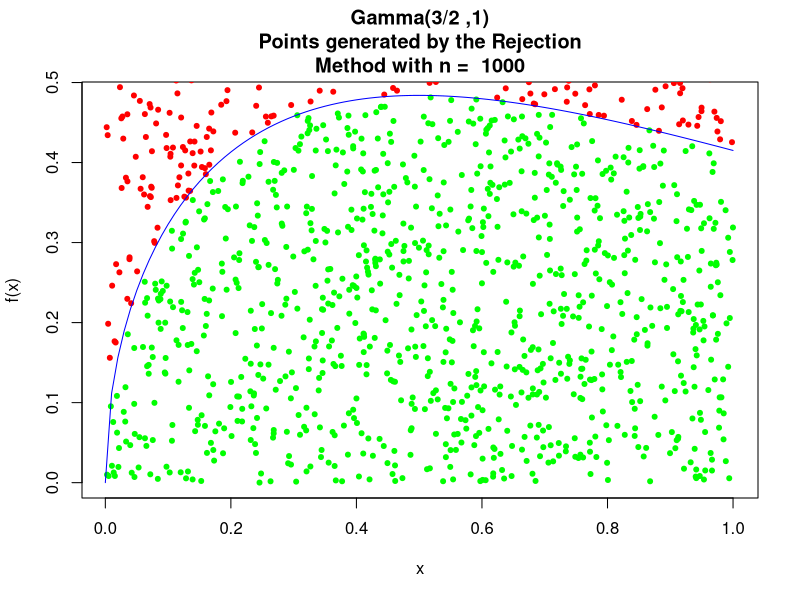
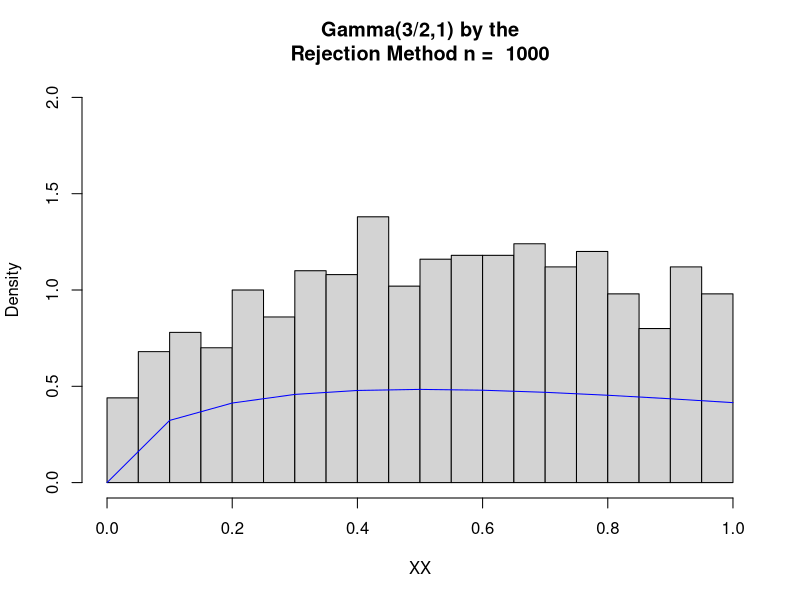
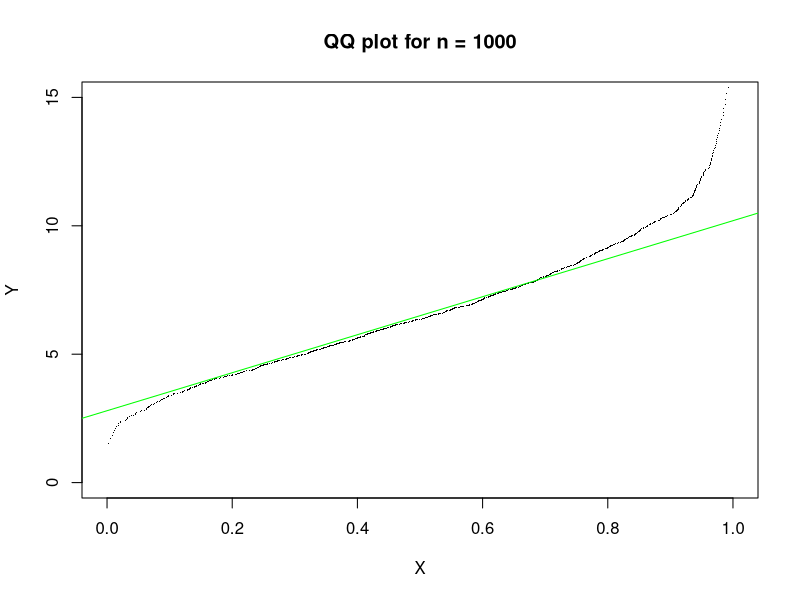
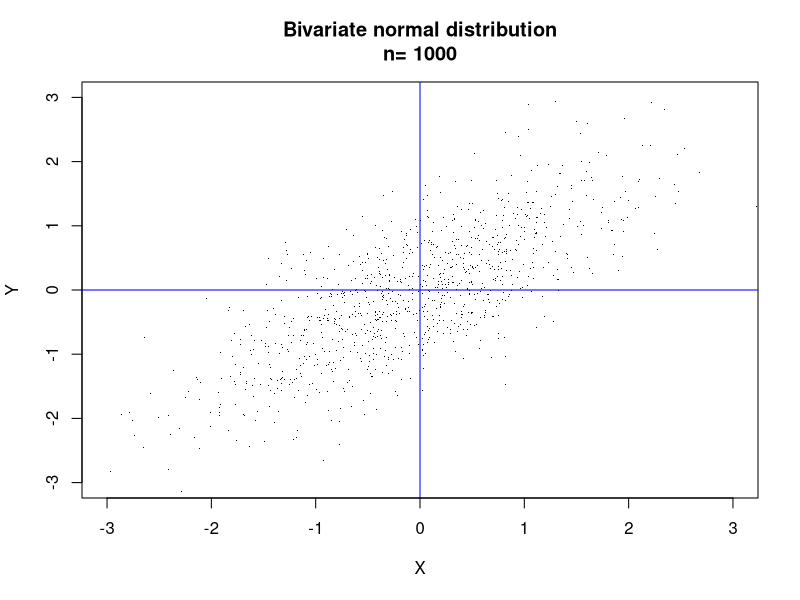
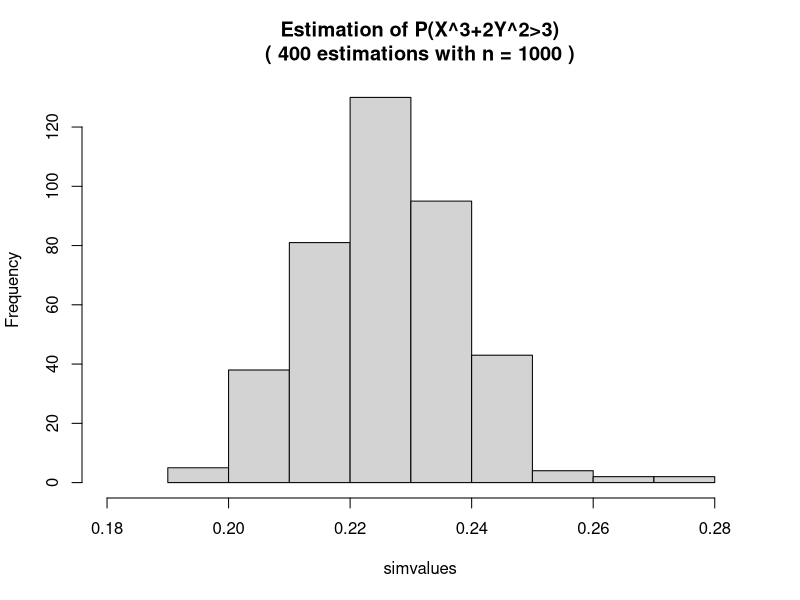

The R script that drew these images, in order:
# Victor Malheiro

##### 1st Part of the Assignment


## Rejection Method with Gamma dist.(3/2,1)

reject.gamma <- function(nvals)
{
  x.accept <- NULL
  u.accept <- NULL
  nx <- 0
  x.rejected <- NULL
  u.rejected <- NULL
  nrejected <- 0
  while(nx < nvals) 
    {
    Y <- runif(1)
    Z <- runif(1)
    U <- runif(1,0,(3*(sqrt(3/(2*pi*exp(1))))*(2/3)*(exp(-((2/3)*Z)))))
    if(U <= ((2/sqrt(pi))*(Y^(1/2))*(exp(-Y)))) 
       {
      nx <- nx + 1
      x.accept[nx] <- Y
      u.accept[nx] <- U
       } 
      else 
        {
      nrejected <- nrejected + 1
      x.rejected[nrejected] <- Y
      u.rejected[nrejected] <- U
        }
     }
  plot(x.accept,u.accept,pch=20,col="green",xlab="x",ylab="f(x)",main=paste("Gamma(3/2 ,1)\nPoints generated by the Rejection\nMethod with n = ",nvals))
  lines(x.rejected,u.rejected,pch=20,col="red",type="p")
	x.val <- seq(0,1,0.01)
	lines(x.val,dgamma(x.val,(3/2),1),col="blue")
  return(x.accept)
}

nvals <- 1000
XX <- reject.gamma(nvals)

hist(XX,breaks=20,prob=TRUE,xlim=c(0,1),ylim=c(0,2),main=paste("Gamma(3/2,1) by the\nRejection Method n = ",nvals))
x.val <- seq(0,1,0.1)
lines(x.val,dgamma(x.val,(3/2),1),col="blue")

## QQ plot

quantiles.pop <- qgamma(seq(1/nvals, 1, by = 1/nvals),shape = 7)
qq <- cbind(sort(XX), quantiles.pop)
plot(qq, pch=".", xlim=c(0,1), ylim=c(0,15), xlab="X", ylab="Y", main=paste("QQ plot for n =",nvals))
abline(2.8,7.4,col="green")



##### 2nd Part of the Assignment
## Monte Carlo Method

# simulation of a point of bivariate normal distribution
polar.normal <- function(nvals)
{
  x <- NULL
  nx <- 0
  while(nx < nvals) {
    U1 <- runif(1)
    U2 <- runif(1)
    V1 <- 2*U1-1
    V2 <- 2*U2-1
    W = V1^2 + V2^2
    if( W <= 1) {
      C <- sqrt(-2*log(W)/W)
      x[nx+1] <- C * V1
      x[nx+2] <- C * V2
      nx <- nx + 2
    }
  }
  x
}


rbinorm <- function(mu,vmat)
{
  Z <- polar.normal(2)
  S <- t(chol(vmat))
  X <- mu + S %*% Z
  X
}


rbinorm.n <- function(nvals,mu,vmat)
{
  X1 <- NULL
  X2 <- NULL
  for(i in 1:nvals) {
    X <- rbinorm(mu,vmat)
    X1[i] <- X[1,1]
    X2[i] <- X[2,1]
  }
  cbind(X1,X2)
}


n <- 1000
mu <- c(0,0)
vmat <- matrix(c(1,0.75,0.75,1),2,2)
xy <- rbinorm.n(n,mu,vmat)


plot(xy, pch=".", xlim=c(-3,3), ylim=c(-3,3), xlab="X", ylab="Y", main=paste("Bivariate normal distribution\nn=",n))
abline(h=0,col="blue")
abline(v=0,col="blue")


# computing of the probability

gera.binorm <- function(nvals,ro)
{
  x <- polar.normal(nvals)
  yy <- polar.normal(nvals)
  y <- ro*x + yy*sqrt(1-ro^2)
  return(cbind(x,y))
}


mean.estimated <- function(nvals,ro) {
  IA.xy <- gera.binorm(nvals,ro)
  X <- IA.xy[,1]
  Y <- IA.xy[,2]
  aux <- (X^3)+(2*(Y^2)) > 3
  return(sum(aux)/nvals)
}


monte.carlo <- function(nreps,nvals,ro) {
  estimativas <- NULL
  for (i in 1:nreps){
    estimativas[i] <- mean.estimated(nvals,ro)
  }
  return(estimativas)
}

ro <- 0.75
nreps <- 400
nvals <- 1000
simvalues <- monte.carlo(nreps,nvals,ro)
hist(simvalues, xlim=c(min(simvalues)-0.01,max(simvalues)+0.01), main=paste("Estimation of P(X^3+2Y^2>3)\n(",nreps,"estimations with n =",nvals,")"))
